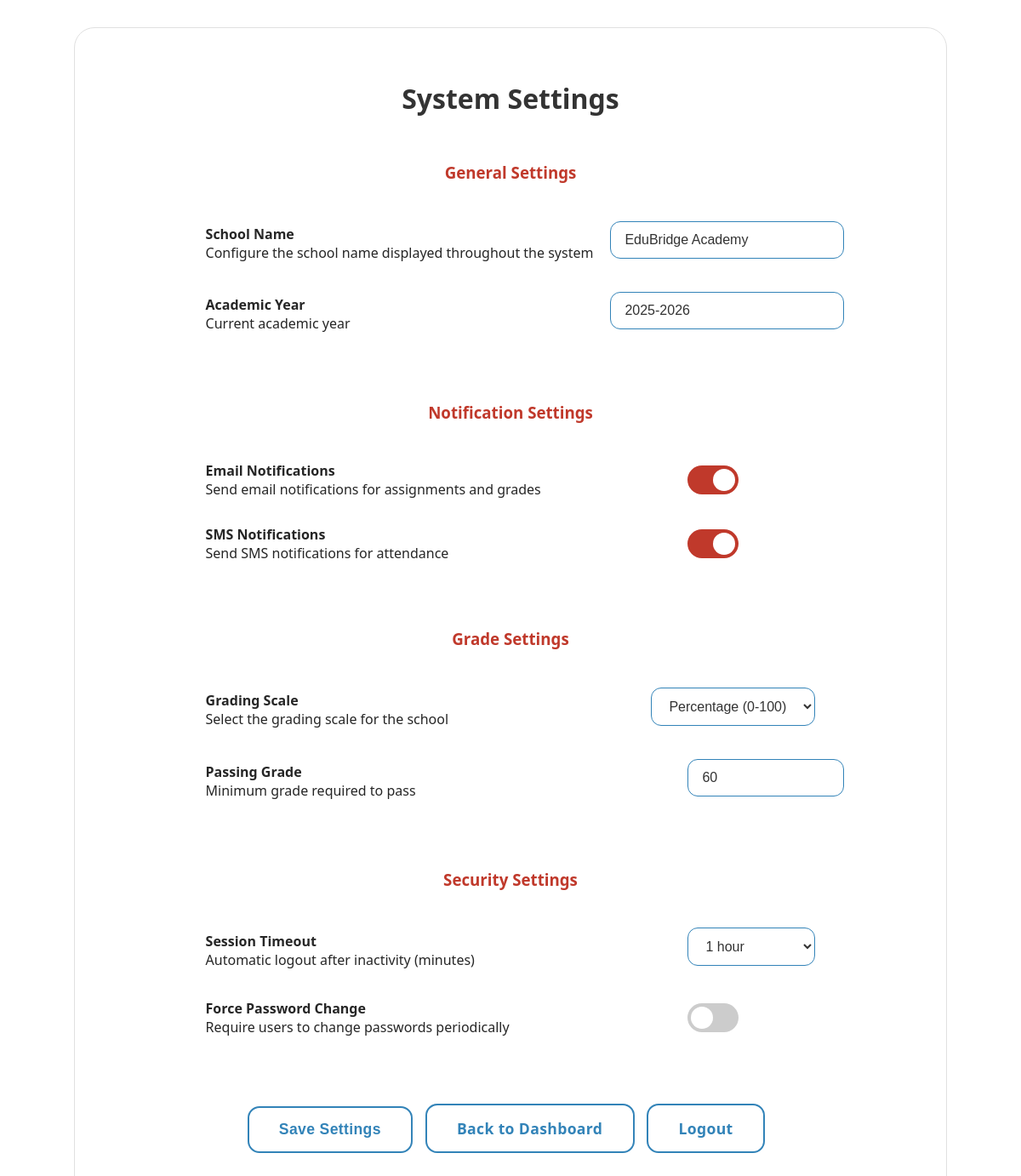
Screenshot of /system_settings (signed in) with the database file from the repository.
### tables this page shows
CREATE TABLE system_settings (
    id INTEGER PRIMARY KEY,
    setting_name TEXT UNIQUE NOT NULL,
    setting_value TEXT NOT NULL,
    updated_at TIMESTAMP DEFAULT CURRENT_TIMESTAMP
);

### app.py (the view, shortened to what this page needs)
@app.route('/system_settings', methods=['GET', 'POST'])
def system_settings():
    if not is_admin():
        return redirect(url_for('login'))
    conn = get_db()
    cur = conn.cursor()
    cur.execute("SELECT setting_name, setting_value FROM system_settings")
    settings = dict(cur.fetchall())
    return render_template('admin_settings.html', settings=settings)

### app.py (called while the page is built)
def is_admin():
    return session.get('role') == 'admin'

### templates/admin_settings.html (shortened to what this page needs)
<!DOCTYPE html>
<html>
<head>
    <link rel="stylesheet" href="/static/styles.css">
</head>
<body>
    <div class="center-wrapper">
        <div class="dashboard-container card-3d">
            <h1>System Settings</h1>
            <form method="POST">
                <div class="settings-section">
                    <h3>General Settings</h3>
                    <div class="setting-item">
                        <div class="setting-label">
                            <strong>School Name</strong>
                            <div>Configure the school name displayed throughout the system</div>
                        </div>
                        <div class="setting-control">
                            <input type="text" name="school_name" value="{{ settings.get('school_name', 'EduBridge Academy') }}" class="form-input">
                        </div>
                    </div>
                    <div class="setting-item">
                        <div class="setting-label">
                            <strong>Academic Year</strong>
                            <div>Current academic year</div>
                        </div>
                        <div class="setting-control">
                            <input type="text" name="academic_year" value="{{ settings.get('academic_year', '2024-2025') }}" class="form-input">
                        </div>
                    </div>
                </div>
                <div class="settings-section">
                    <h3>Notification Settings</h3>
                    <div class="setting-item">
                        <div class="setting-label">
                            <strong>Email Notifications</strong>
                            <div>Send email notifications for assignments and grades</div>
                        </div>
                        <div class="setting-control">
                            <label class="toggle-switch">
                                <span class="slider"></span>
                            </label>
                        </div>
                    </div>
                    <div class="setting-item">
                        <div class="setting-label">
                            <strong>SMS Notifications</strong>
                            <div>Send SMS notifications for attendance</div>
                        </div>
                        <div class="setting-control">
                            <label class="toggle-switch">
                                <span class="slider"></span>
                            </label>
                        </div>
                    </div>
                </div>
                <div class="settings-section">
                    <h3>Grade Settings</h3>
                    <div class="setting-item">
                        <div class="setting-label">
                            <strong>Grading Scale</strong>
                            <div>Select the grading scale for the school</div>
                        </div>
                        <div class="setting-control">
                            <select name="grading_scale" class="form-input">
                                <option value="percentage" {% if settings.get('grading_scale', 'percentage') == 'percentage' %}selected{% endif %}>Percentage (0-100)</option>
                            </select>
                        </div>
                    </div>
                    <div class="setting-item">
                        <div class="setting-label">
                            <strong>Passing Grade</strong>
                            <div>Minimum grade required to pass</div>
                        </div>
                        <div class="setting-control">
                            <input type="number" name="passing_grade" value="{{ settings.get('passing_grade', '60') }}" min="0" max="100" class="form-input">
                        </div>
                    </div>
                </div>
                <div class="settings-section">
                    <h3>Security Settings</h3>
                    <div class="setting-item">
                        <div class="setting-label">
                            <strong>Session Timeout</strong>
                            <div>Automatic logout after inactivity (minutes)</div>
                        </div>
                        <div class="setting-control">
                            <select name="session_timeout" class="form-input">
                                <option value="60" {% if settings.get('session_timeout', '60') == '60' %}selected{% endif %}>1 hour</option>
                            </select>
                        </div>
                    </div>
                    <div class="setting-item">
                        <div class="setting-label">
                            <strong>Force Password Change</strong>
                            <div>Require users to change passwords periodically</div>
                        </div>
                        <div class="setting-control">
                            <label class="toggle-switch">
                                <span class="slider"></span>
                            </label>
                        </div>
                    </div>
                </div>
                <div class="action-buttons">
                    <button type="submit" class="btn-3d">Save Settings</button>
                    <a class="btn-3d" href="/admin">Back to Dashboard</a>
                    <a class="btn-3d" href="/logout">Logout</a>
                </div>
            </form>
        </div>
    </div>
</body>
</html>

### static/styles.css (style rules this page uses)
body { background: #ffffff; font-family: 'Segoe UI', 'Arial', sans-serif; color: hsl(0, 0%, 15%); margin: 0; padding: 0; min-height: 100vh; }
.dashboard-container { padding: 2.5em 2em; background: #ffffff; border-radius: 24px; max-width: 1200px; box-shadow: 0 8px 32px rgba(255, 255, 255, 0.3), 0 0 0 1px rgba(255, 255, 255, 0.1); width: 90%; margin: 2em auto; display: flex; flex-direction: column; align-items: center; border: 1px solid #e0e0e0; }
.center-wrapper { display: flex; align-items: center; justify-content: center; min-height: 100vh; }
.card-3d { background: #ffffff; border-radius: 24px; box-shadow: 0 6px 24px rgba(255, 255, 255, 0.3), 0 0 0 1px rgba(255, 255, 255, 0.1); width: 80%; border: 1px solid #e0e0e0; }
h1, h2, h3 { color: #333333; text-align: center; margin-bottom: 1em; text-decoration: none; }
input, select { padding: 0.75em 1em; border-radius: 12px; border: 1.5px solid hsl(204, 57%, 46%); font-size: 1em; background: #ffffff; color: #333333; transition: border 0.2s; outline: none; margin-bottom: 0.5em; width: 100%; max-width: 350px; text-decoration: none; }
.btn-3d { background: #ffffff; color: hsl(204, 57%, 46%); border: 2px solid hsl(204, 57%, 46%); border-radius: 14px; padding: 0.85em 2em; font-size: 1.1em; font-weight: 600; box-shadow: 0 6px 20px rgba(255, 255, 255, 0.3); transition: transform 0.12s, box-shadow 0.12s; cursor: pointer; letter-spacing: 0.02em; margin: 0.6em 0.6em 0.6em 0; display: inline-block; text-align: center; text-decoration: none; }
.action-buttons { margin-top: 2em; text-align: center; }
.dashboard-container { max-width: 1200px; margin: 2em auto; padding: 2.5em 2em; }
.settings-section { background: #ffffff; padding: 20px; border-radius: 10px; margin-bottom: 20px; border: 1px solid #e0e0e0; box-shadow: 0 4px 16px rgba(255, 255, 255, 0.2); }
.settings-section h3 { margin-top: 0; color: #333333; border-bottom: 1px solid hsl(204, 57%, 46%); padding-bottom: 10px; }

### templates/admin_settings.html (style rules this page uses)
.settings-section { background: rgba(255, 255, 255, 0.1); padding: 20px; border-radius: 10px; margin-bottom: 20px; border: 1px solid rgba(255, 255, 255, 0.2); }
.settings-section h3 { margin-top: 0; color: #C0392B; border-bottom: 1px solid rgba(255, 255, 255, 0.2); padding-bottom: 10px; }
.setting-item { display: flex; justify-content: space-between; align-items: center; padding: 15px 0; border-bottom: 1px solid rgba(255, 255, 255, 0.1); }
.setting-item:last-child { border-bottom: none; }
.setting-label { flex: 1; margin-right: 20px; }
.setting-control { min-width: 150px; }
.toggle-switch { position: relative; display: inline-block; width: 60px; height: 34px; }
.slider { position: absolute; cursor: pointer; top: 0; left: 0; right: 0; bottom: 0; background-color: #ccc; transition: .4s; border-radius: 34px; }
.slider:before { position: absolute; content: ""; height: 26px; width: 26px; left: 4px; bottom: 4px; background-color: white; transition: .4s; border-radius: 50%; }
input:checked + .slider { background-color: #C0392B; }
input:checked + .slider:before { transform: translateX(26px); }

### rows the page displays
system_settings: school_name "EduBridge Academy"
system_settings: academic_year "2025-2026"
system_settings: grading_scale "Percentage (0-100)"
system_settings: passing_grade "60"
system_settings: session_timeout "1 hour"
